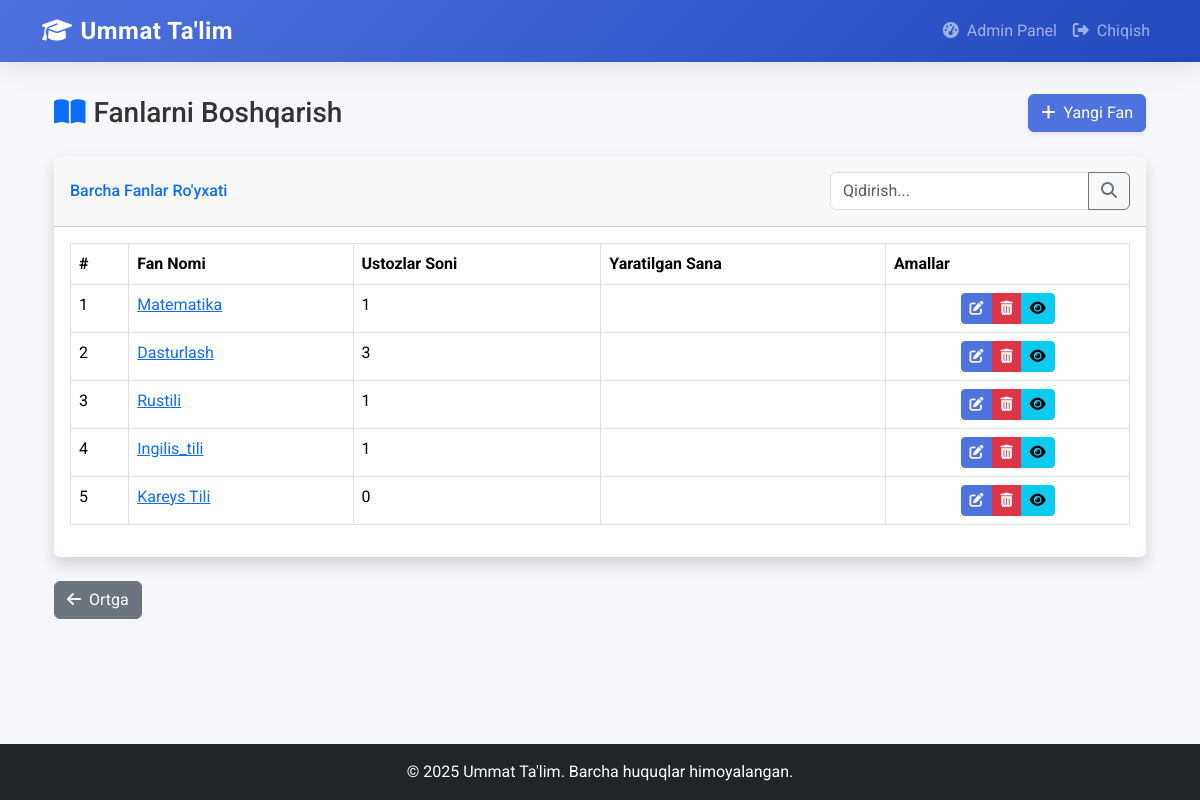
The page /admin-dashboard/fanlar/ (signed in) on the database as committed earlier.
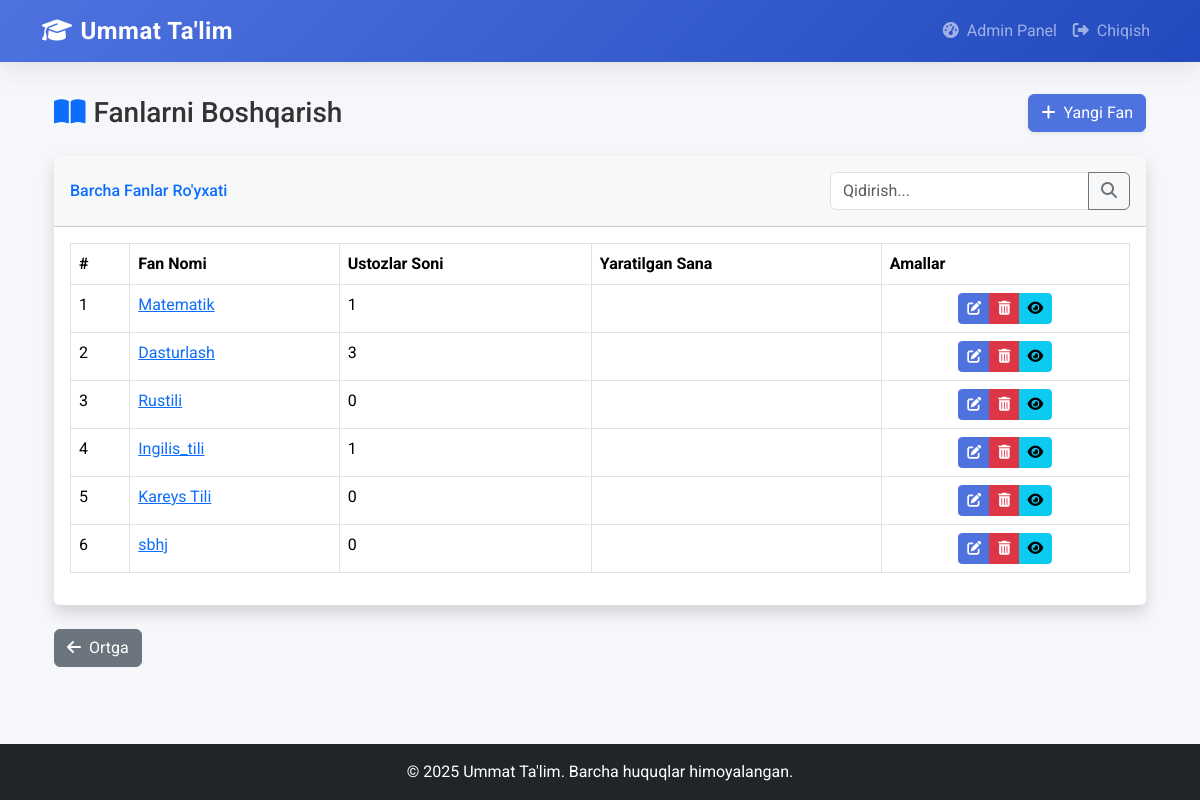
The same page on the database as committed later.
### core/models.py (models this page shows, shortened)
class Fan(models.Model):
    nomi = models.CharField(max_length=100)

### core/views.py (the view)
# urls.py: path('admin-dashboard/fanlar/', fanlar_boshqaruv, name='fanlar_boshqaruv'),
@login_required
def fanlar_boshqaruv(request):
    fanlar = Fan.objects.all()
    if request.method == "POST":
        nomi = request.POST.get("nomi")
        if nomi:
            Fan.objects.create(nomi=nomi)
            return redirect('fanlar_boshqaruv')
    return render(request, 'core/fanlar_boshqaruv.html', {'fanlar': fanlar})

### core/templates/core/fanlar_boshqaruv.html (shortened to what this page needs)
{% extends 'core/base.html' %}
{% block content %}
<div class="container-fluid">
    <div class="d-sm-flex align-items-center justify-content-between mb-4">
        <h1 class="h3 mb-0 text-gray-800">
            <i class="fas fa-book-open text-primary me-2"></i>Fanlarni Boshqarish
        </h1>
        <button class="d-none d-sm-inline-block btn btn-primary shadow-sm" data-bs-toggle="modal"
                data-bs-target="#newSubjectModal">
            <i class="fas fa-plus me-2"></i>Yangi Fan
        </button>
    </div>
    <div class="card shadow mb-4">
        <div class="card-header py-3 d-flex justify-content-between align-items-center">
            <h6 class="m-0 font-weight-bold text-primary">Barcha Fanlar Ro'yxati</h6>
            <div class="search-box">
                <div class="input-group">
                    <input type="text" class="form-control" placeholder="Qidirish..." id="searchInput">
                    <button class="btn btn-outline-secondary" type="button">
                        <i class="fas fa-search"></i>
                    </button>
                </div>
            </div>
        </div>
        <div class="card-body">
            <div class="table-responsive">
                <table class="table table-bordered table-hover" id="subjectsTable" width="100%">
                    <thead class="bg-gradient-primary text-white">
                        <tr>
                            <th>#</th>
                            <th>Fan Nomi</th>
                            <th>Ustozlar Soni</th>
                            <th>Yaratilgan Sana</th>
                            <th>Amallar</th>
                        </tr>
                    </thead>
                    <tbody>
                        {% for fan in fanlar %}
                        <tr>
                            <td>{{ forloop.counter }}</td>
                            <td>
                                <a href="{% url 'ustozlar' fan.id %}" class="text-primary">
                                    {{ fan.nomi }}
                                </a>
                            </td>
                            <td>{{ fan.ustoz_set.count }}</td>
                            <td>{{ fan.created_at|date:"d.m.Y" }}</td>
                            <td class="text-center">
                                <div class="btn-group" role="group">
                                    <a href="{% url 'fan_ozgartirish' fan.id %}"
                                       class="btn btn-sm btn-primary"
                                       data-bs-toggle="tooltip"
                                       title="Tahrirlash">
                                        <i class="fas fa-edit"></i>
                                    </a>
                                    <a href="{% url 'fan_ochirish' fan.id %}"
                                       class="btn btn-sm btn-danger confirm-delete"
                                       data-bs-toggle="tooltip"
                                       title="O'chirish">
                                        <i class="fas fa-trash-alt"></i>
                                    </a>
                                    <button class="btn btn-sm btn-info view-subject"
                                            data-subject-id="{{ fan.id }}"
                                            data-bs-toggle="tooltip"
                                            title="Ko'rish">
                                        <i class="fas fa-eye"></i>
                                    </button>
                                </div>
                            </td>
                        </tr>
                        {% endfor %}
                    </tbody>
                </table>
            </div>
        </div>
    </div>
    <a href="{% url 'admin_dashboard' %}" class="btn btn-secondary mb-4">
        <i class="fas fa-arrow-left me-2"></i>Ortga
    </a>
</div>
{% endblock %}

Rows that differ between the two databases and show on the page:
changed Fan id 1: nomi "Matematika" → "Matematik"
computed for Fan "Rustili": ustoz_set.count "1" → "0"
added Fan: nomi "sbhj", ustoz_set.count "0"
